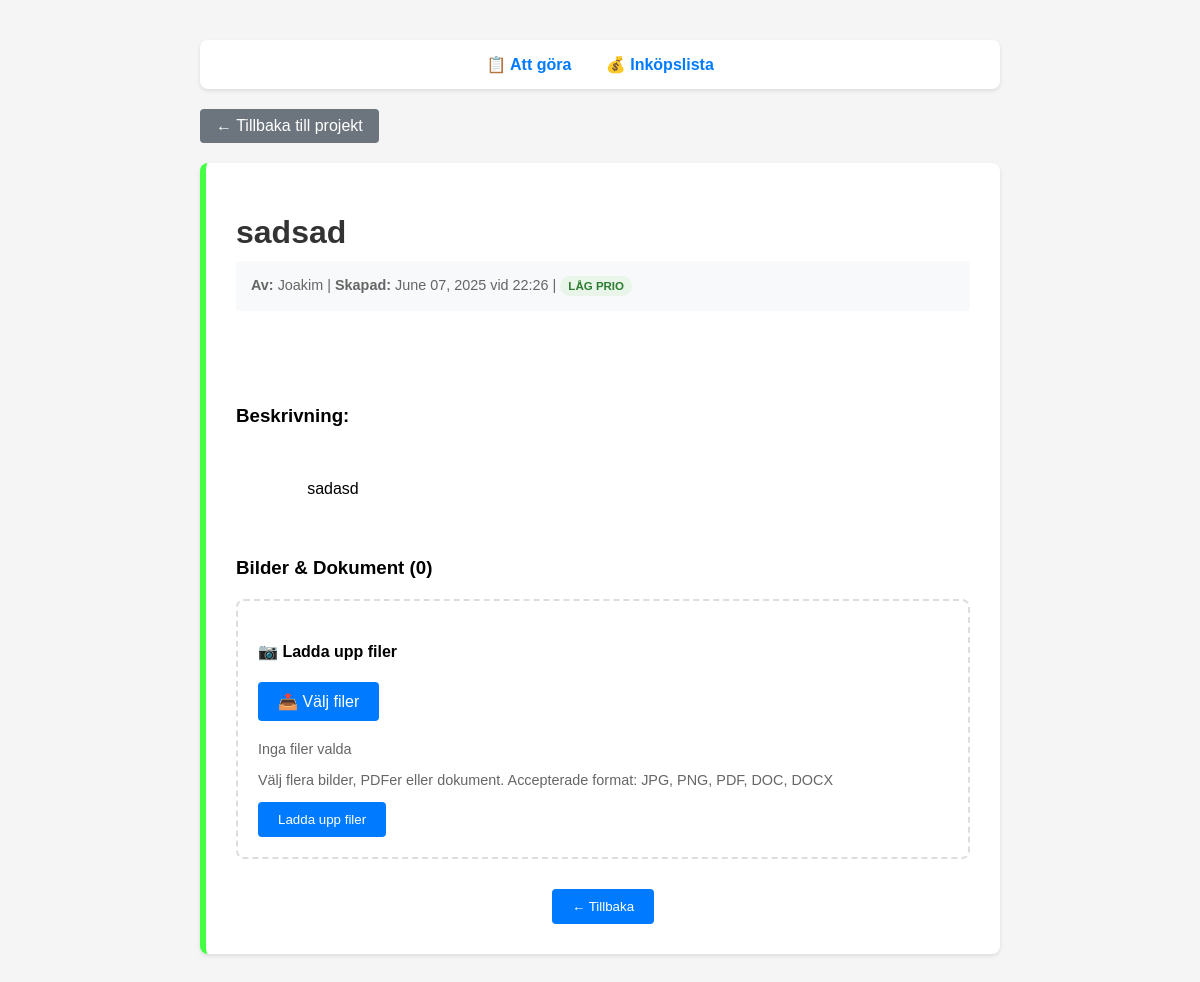
Screenshot of /todo/2 with the database file from the repository.
### app/models.py (models this page shows)
class Todo(Base):
    __tablename__ = "todos"
    id = Column(Integer, primary_key=True, index=True)
    title = Column(String, index=True)
    description = Column(Text)
    author = Column(String)
    priority = Column(String, default="medium")
    created_at = Column(DateTime, default=swedish_now)
    images = relationship("TodoImage", back_populates="todo", cascade="all, delete-orphan")

### app/routers/todos.py (the view)
@router.get("/todo/{todo_id}")
async def get_todo_detail(todo_id: int, request: Request, db: Session = Depends(get_db)):
    todo = db.query(Todo).filter(Todo.id == todo_id).first()
    if not todo:
        raise HTTPException(status_code=404, detail="Todo not found")
    return templates.TemplateResponse("todo_detail.html", {
        "request": request,
        "todo": todo
    })

### templates/todo_detail.html (shortened to what this page needs)
<!DOCTYPE html>
<html>
<head>
</head>
<body>
    <div class="container">
        <div class="nav">
            <a href="/">📋 Att göra</a>
            <a href="/shopping">💰 Inköpslista</a>
        </div>
        <a href="/" class="back-btn">← Tillbaka till projekt</a>
        <div class="detail-card priority-{{ todo.priority }}">
            <h1>{{ todo.title }}</h1>
            <div class="meta">
                <strong>Av:</strong> {{ todo.author }} |
                <strong>Skapad:</strong> {{ todo.created_at.strftime('%B %d, %Y vid %H:%M') }} |
                <span class="priority-badge priority-{{ todo.priority }}-badge">
                    {% set priority_translations = {'high': 'hög', 'medium': 'medel', 'low': 'låg'} %}
                    {{ priority_translations[todo.priority] }} prio
                </span>
            </div>
            <div class="description">
                <h3>Beskrivning:</h3>
                {{ todo.description }}
            </div>
            <div class="images-section">
                <h3>Bilder & Dokument ({{ todo.images|length }})</h3>
                <div class="image-upload">
                    <h4>📷 Ladda upp filer</h4>
                    <form action="/api/todos/{{ todo.id }}/images" method="post" enctype="multipart/form-data">
                        <div class="file-input">
                            <label for="file-input" class="btn" style="display: inline-block; cursor: pointer; margin-bottom: 10px;">
                                📤 Välj filer
                            </label>
                            <div id="file-info" style="font-size: 0.9em; color: #666; margin: 10px 0;">
                                Inga filer valda
                            </div>
                        </div>
                        <p style="font-size: 0.9em; color: #666;">
                            Välj flera bilder, PDFer eller dokument. Accepterade format: JPG, PNG, PDF, DOC, DOCX
                        </p>
                        <button type="submit" class="btn">Ladda upp filer</button>
                    </form>
                </div>
            </div>
            <div style="margin-top: 30px; text-align: center;">
                <button class="btn" onclick="window.history.back()">← Tillbaka</button>
            </div>
        </div>
    </div>
</body>
</html>

### templates/todo_detail.html (style rules this page uses)
body { font-family: Arial, sans-serif; margin: 40px; background: #f5f5f5; }
.container { max-width: 800px; margin: 0 auto; }
.nav { background: white; padding: 15px; border-radius: 8px; margin-bottom: 20px; box-shadow: 0 2px 4px rgba(0,0,0,0.1); text-align: center; }
.nav a { margin: 0 15px; text-decoration: none; color: #007bff; font-weight: bold; }
.detail-card { background: white; padding: 30px; border-radius: 8px; box-shadow: 0 2px 4px rgba(0,0,0,0.1); }
.priority-low { border-left: 6px solid #44ff44; }
.meta { color: #666; font-size: 0.9em; margin-bottom: 20px; padding: 15px; background: #f8f9fa; border-radius: 4px; }
.description { line-height: 1.6; margin: 20px 0; white-space: pre-wrap; }
.back-btn { display: inline-block; margin-bottom: 20px; padding: 8px 16px; background: #6c757d; color: white; text-decoration: none; border-radius: 4px; }
.priority-badge { display: inline-block; padding: 4px 8px; border-radius: 12px; font-size: 0.8em; font-weight: bold; text-transform: uppercase; }
.priority-low-badge { background: #e8f5e8; color: #2e7d32; }
.images-section { margin-top: 30px; }
.image-upload { margin: 20px 0; padding: 20px; border: 2px dashed #ddd; border-radius: 8px; }
.btn { background: #007bff; color: white; padding: 10px 20px; border: none; border-radius: 4px; cursor: pointer; }
.file-input { margin: 10px 0; }
h1 { color: #333; margin-bottom: 10px; }

### rows the page displays
Todo: title "sadsad", author "Joakim", created_at "June 07, 2025 vid 22:26", priority "LÅG", description "sadasd"

### other values shown
{{ todo.images|length }} "0"
